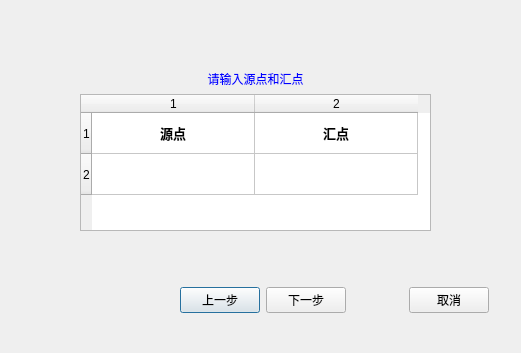
<?xml version="1.0" encoding="UTF-8"?>
<ui version="4.0">
 <class>Dialog4</class>
 <widget class="QDialog" name="Dialog4">
  <property name="geometry">
   <rect>
    <x>0</x>
    <y>0</y>
    <width>521</width>
    <height>353</height>
   </rect>
  </property>
  <property name="windowTitle">
   <string>输入源点和汇点</string>
  </property>
  <widget class="QWidget" name="verticalLayoutWidget">
   <property name="geometry">
    <rect>
     <x>80</x>
     <y>70</y>
     <width>351</width>
     <height>161</height>
    </rect>
   </property>
   <layout class="QVBoxLayout" name="verticalLayout">
    <item>
     <widget class="QLabel" name="label">
      <property name="styleSheet">
       <string notr="true">font: 22pt &quot;宋体&quot;;
color: rgb(0, 0, 255);</string>
      </property>
      <property name="text">
       <string>请输入源点和汇点</string>
      </property>
      <property name="alignment">
       <set>Qt::AlignCenter</set>
      </property>
     </widget>
    </item>
    <item>
     <widget class="QTableWidget" name="tableWidget">
      <property name="lineWidth">
       <number>2</number>
      </property>
      <property name="rowCount">
       <number>2</number>
      </property>
      <property name="columnCount">
       <number>2</number>
      </property>
      <attribute name="horizontalHeaderCascadingSectionResizes">
       <bool>false</bool>
      </attribute>
      <attribute name="horizontalHeaderDefaultSectionSize">
       <number>163</number>
      </attribute>
      <attribute name="horizontalHeaderMinimumSectionSize">
       <number>30</number>
      </attribute>
      <attribute name="verticalHeaderDefaultSectionSize">
       <number>41</number>
      </attribute>
      <row/>
      <row/>
      <column/>
      <column/>
      <item row="0" column="0">
       <property name="text">
        <string>源点</string>
       </property>
       <property name="font">
        <font>
         <family>宋体</family>
         <pointsize>10</pointsize>
         <weight>75</weight>
         <bold>true</bold>
        </font>
       </property>
       <property name="textAlignment">
        <set>AlignCenter</set>
       </property>
      </item>
      <item row="0" column="1">
       <property name="text">
        <string>汇点</string>
       </property>
       <property name="font">
        <font>
         <family>宋体</family>
         <pointsize>10</pointsize>
         <weight>75</weight>
         <bold>true</bold>
        </font>
       </property>
       <property name="textAlignment">
        <set>AlignCenter</set>
       </property>
      </item>
      <item row="1" column="0">
       <property name="font">
        <font>
         <family>宋体</family>
         <pointsize>10</pointsize>
         <weight>75</weight>
         <bold>true</bold>
        </font>
       </property>
       <property name="textAlignment">
        <set>AlignCenter</set>
       </property>
      </item>
      <item row="1" column="1">
       <property name="font">
        <font>
         <family>宋体</family>
         <pointsize>10</pointsize>
         <weight>50</weight>
         <bold>false</bold>
        </font>
       </property>
       <property name="textAlignment">
        <set>AlignCenter</set>
       </property>
      </item>
     </widget>
    </item>
   </layout>
  </widget>
  <widget class="QWidget" name="horizontalLayoutWidget_2">
   <property name="geometry">
    <rect>
     <x>180</x>
     <y>260</y>
     <width>309</width>
     <height>80</height>
    </rect>
   </property>
   <layout class="QHBoxLayout" name="horizontalLayout_2">
    <item>
     <spacer name="horizontalSpacer">
      <property name="orientation">
       <enum>Qt::Horizontal</enum>
      </property>
      <property name="sizeHint" stdset="0">
       <size>
        <width>40</width>
        <height>20</height>
       </size>
      </property>
     </spacer>
    </item>
    <item>
     <widget class="QPushButton" name="pushButton_2">
      <property name="text">
       <string>上一步</string>
      </property>
     </widget>
    </item>
    <item>
     <widget class="QPushButton" name="pushButton_3">
      <property name="text">
       <string>下一步</string>
      </property>
     </widget>
    </item>
    <item>
     <spacer name="horizontalSpacer_2">
      <property name="orientation">
       <enum>Qt::Horizontal</enum>
      </property>
      <property name="sizeHint" stdset="0">
       <size>
        <width>100</width>
        <height>5</height>
       </size>
      </property>
     </spacer>
    </item>
    <item>
     <widget class="QPushButton" name="pushButton">
      <property name="text">
       <string>取消</string>
      </property>
     </widget>
    </item>
   </layout>
  </widget>
 </widget>
 <resources/>
 <connections/>
</ui>
